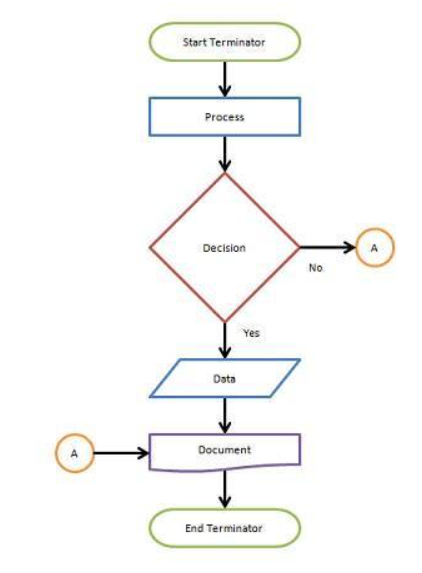
#> input picture flow-chart-eg.png, 422 x 573 px
$ python -i edge_detect_and_filter_interactive.py   (imports and definitions only)   (older library calls are emulated)
#> lines starting #> are read from the running program, lines starting #| are printed output that depends on the picture
#> further down, picture is the input picture: shape (573, 422, 3); mean B, G, R 248, 248.8, 248.7
import cv2

import numpy as np

import matplotlib.pyplot as plt


# [19 lines left out: function display_image, not called in this run]


def apply_edge_detection(image, method="sobel", ksize=3, threshold1=100, threshold2=200):

    """Applies the selected edge detection method."""
#> called with method = 'sobel', ksize = 3, threshold1 = 100, threshold2 = 200

    gray_image = cv2.cvtColor(image, cv2.COLOR_BGR2GRAY)
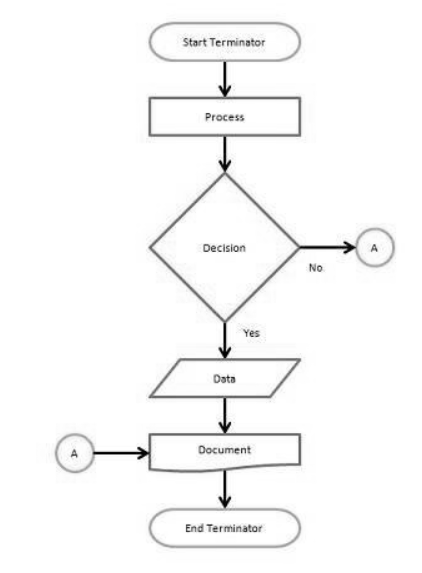
#> gray_image: shape (573, 422); min 0, max 255, mean 248.7


    if method == "sobel":

        sobelx = cv2.Sobel(gray_image, cv2.CV_64F, 1, 0, ksize=ksize)
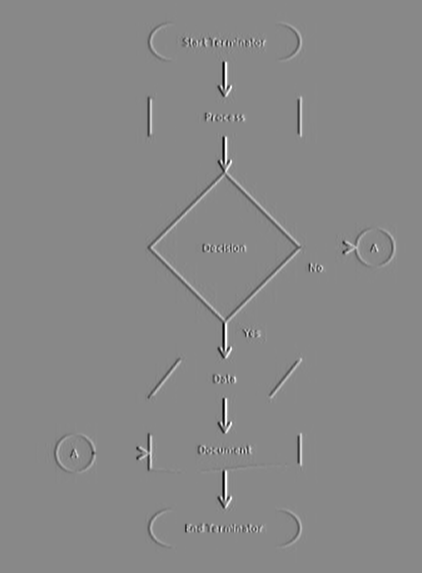
#> sobelx: shape (573, 422) float64; min -1008, max 873, mean 0; drawn with min black and max white

        sobely = cv2.Sobel(gray_image, cv2.CV_64F, 0, 1, ksize=ksize)
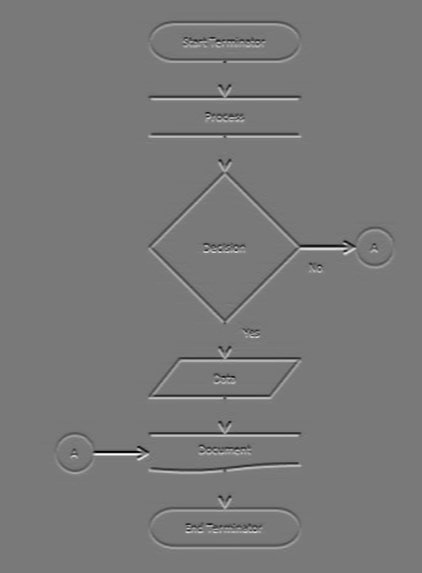
#> sobely: shape (573, 422) float64; min -924, max 1016, mean 0; drawn with min black and max white

        return cv2.bitwise_or(sobelx.astype(np.uint8), sobely.astype(np.uint8))
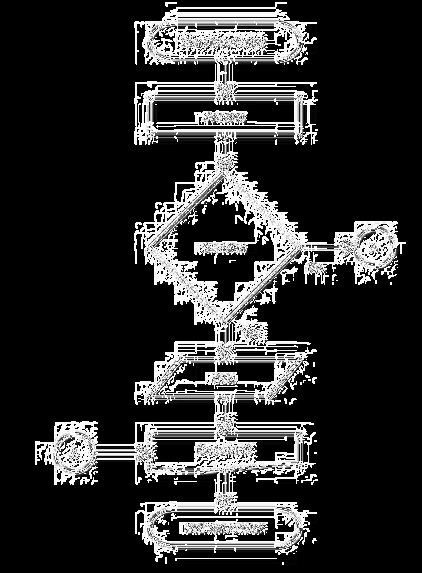
#> returned value: shape (573, 422); min 0, max 255, mean 45.2


    elif method == "canny":

        return cv2.Canny(gray_image, threshold1, threshold2)


    elif method == "laplacian":

        return cv2.Laplacian(gray_image, cv2.CV_64F).astype(np.uint8)


# [101 lines left out: functions apply_filter, interactive_edge_detection, not called in this run]


# Provide the path to an image for the activity

# [1 line not run here, left out]

>>> import cv2
>>> picture = cv2.imread('../flow-chart-eg.png')
>>> result = apply_edge_detection(picture)
